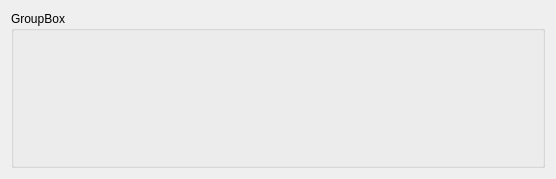
<?xml version="1.0" encoding="UTF-8"?>
<ui version="4.0">
 <class>Form</class>
 <widget class="QWidget" name="Form">
  <property name="geometry">
   <rect>
    <x>0</x>
    <y>0</y>
    <width>556</width>
    <height>179</height>
   </rect>
  </property>
  <property name="windowTitle">
   <string>Form</string>
  </property>
  <layout class="QVBoxLayout" name="verticalLayout">
   <item>
    <widget class="QGroupBox" name="groGeral">
     <property name="title">
      <string>GroupBox</string>
     </property>
    </widget>
   </item>
  </layout>
 </widget>
 <resources>
  <include location="resources.qrc"/>
 </resources>
 <connections/>
</ui>
